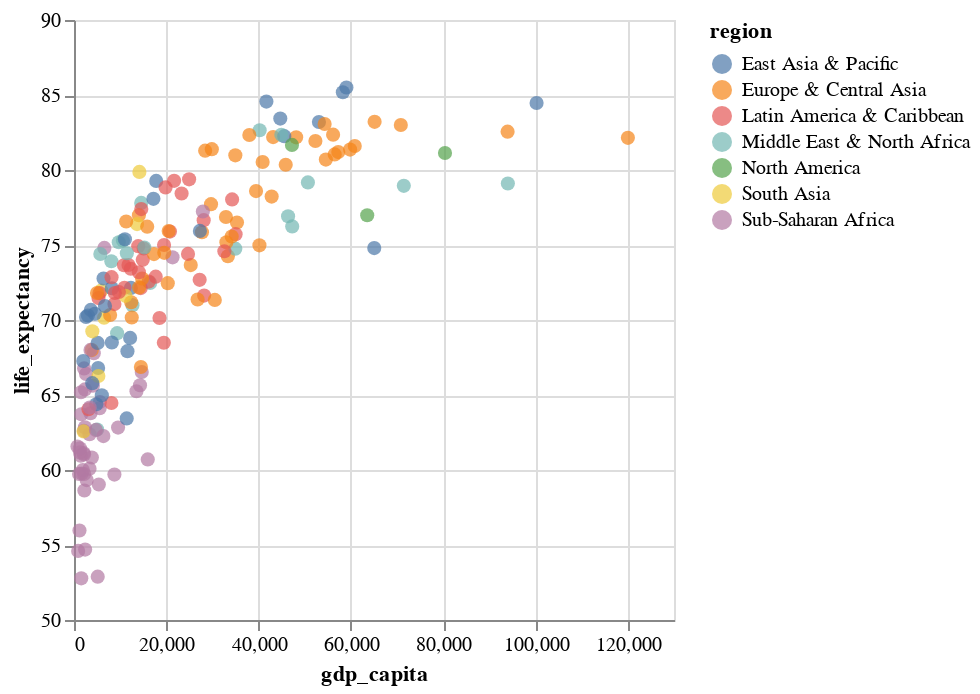

Source (notebook cell):
### Markdown cell above
## 1.2 Interval selection

### Code cell
selection = alt.selection_interval(
    encodings=['x','y'],
    translate=True,
    zoom=True)

alt.Chart(data).mark_circle(tooltip=True, size = 50).encode(
    x=alt.X('gdp_capita:Q').scale(zero=False),
    y=alt.Y('life_expectancy:Q').scale(zero=False),
    color=alt.condition(selection, 'region', alt.value('lightgrey'))
).add_params(selection).properties(width='container')

### Figure 1 — Vega-Lite specification as saved in the notebook (floating-point values rounded to 4 significant figures; data arrays with more than 128 entries replaced by an {"elided": "..."} marker saying what was removed)
{"config": {"view": {"continuousWidth": 300, "continuousHeight": 300}}, "data": {"name": "data-eab3cd4a016b6ff4a9ee7cad98a336da"}, "mark": {"type": "circle", "size": 50, "tooltip": true}, "encoding": {"color": {"condition": {"param": "param_39", "field": "region"}, "value": "lightgrey"}, "x": {"field": "gdp_capita", "scale": {"zero": false}, "type": "quantitative"}, "y": {"field": "life_expectancy", "scale": {"zero": false}, "type": "quantitative"}}, "params": [{"name": "param_39", "select": {"type": "interval"}}], "width": "container", "$schema": "https://vega.github.io/schema/vega-lite/v5.15.1.json", "datasets": {"data-eab3cd4a016b6ff4a9ee7cad98a336da": {"elided": "217 records"}}}
